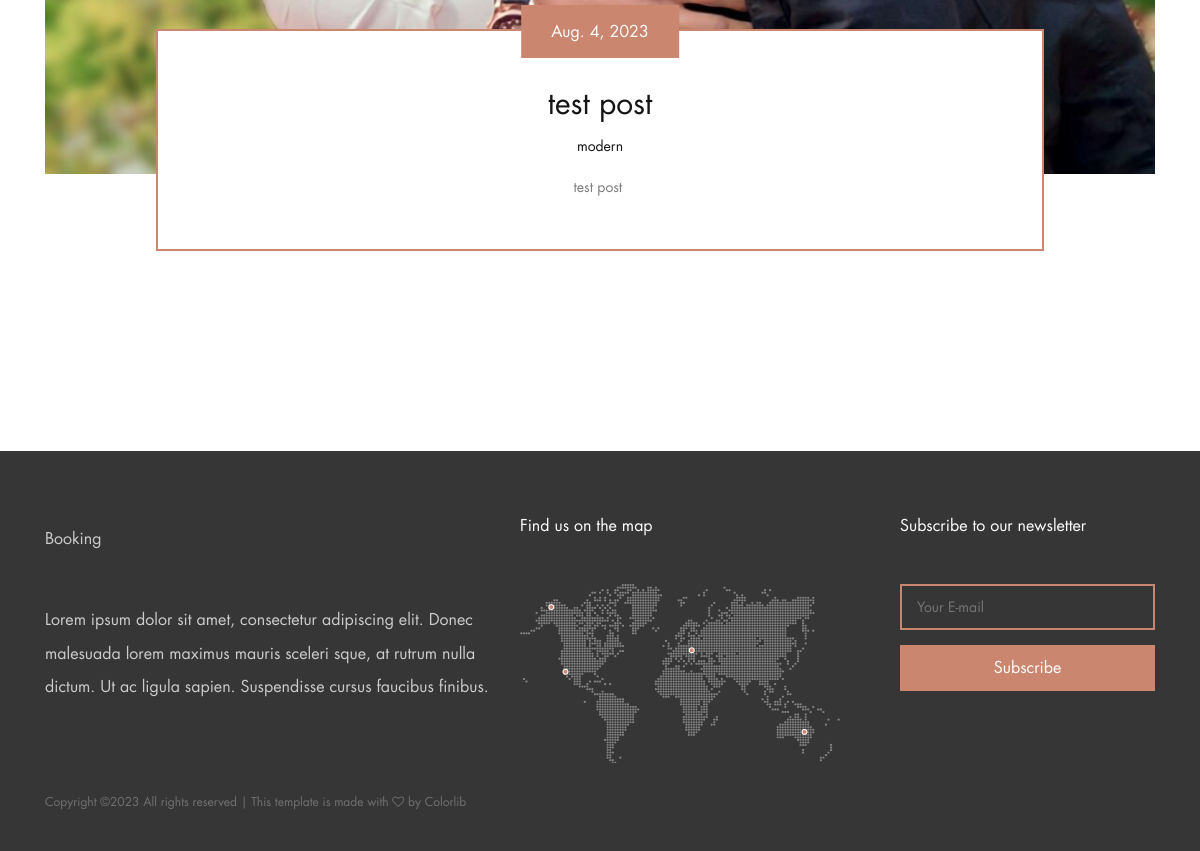
Page /blog/ (lower part) on the earlier database version.
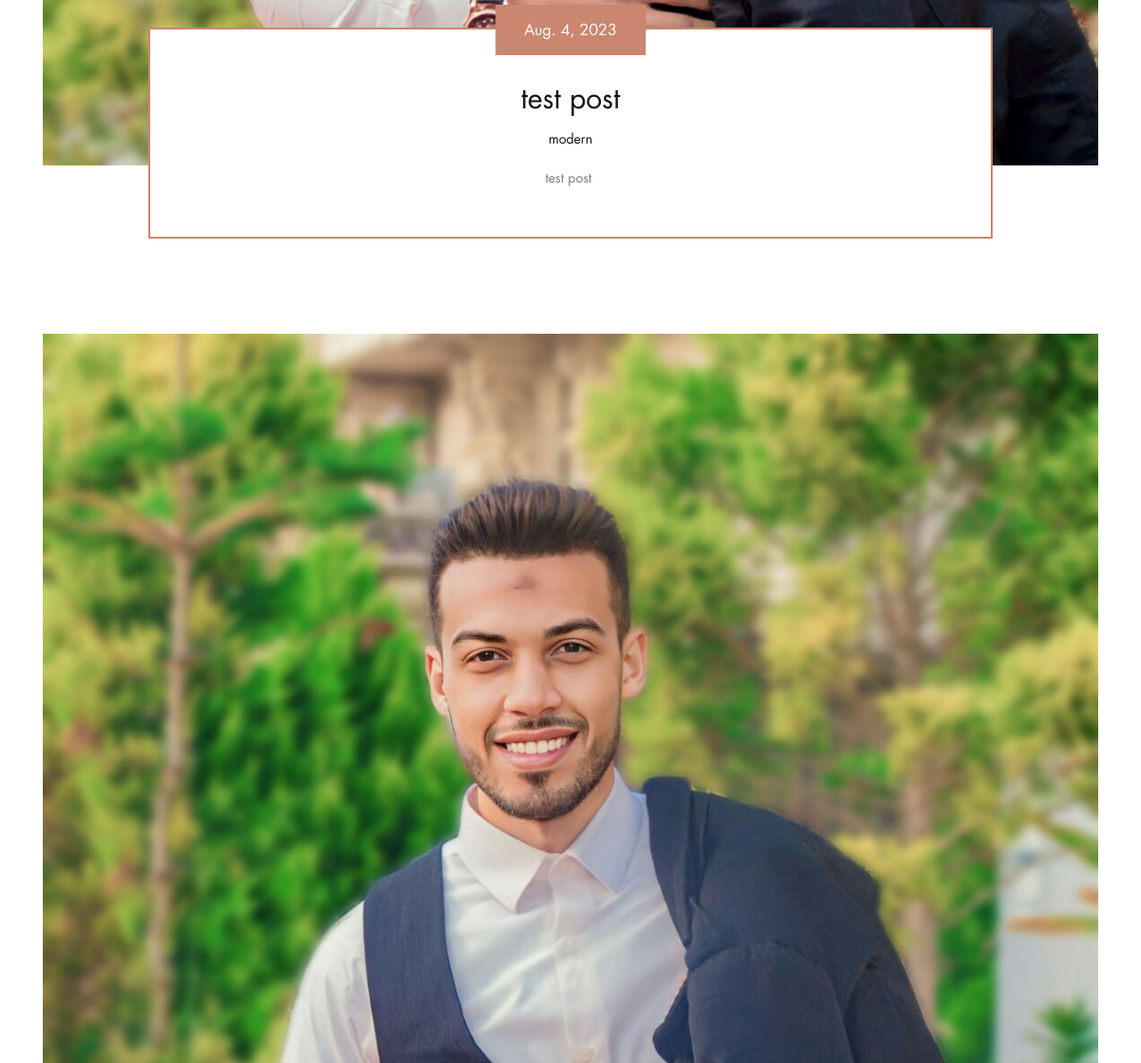
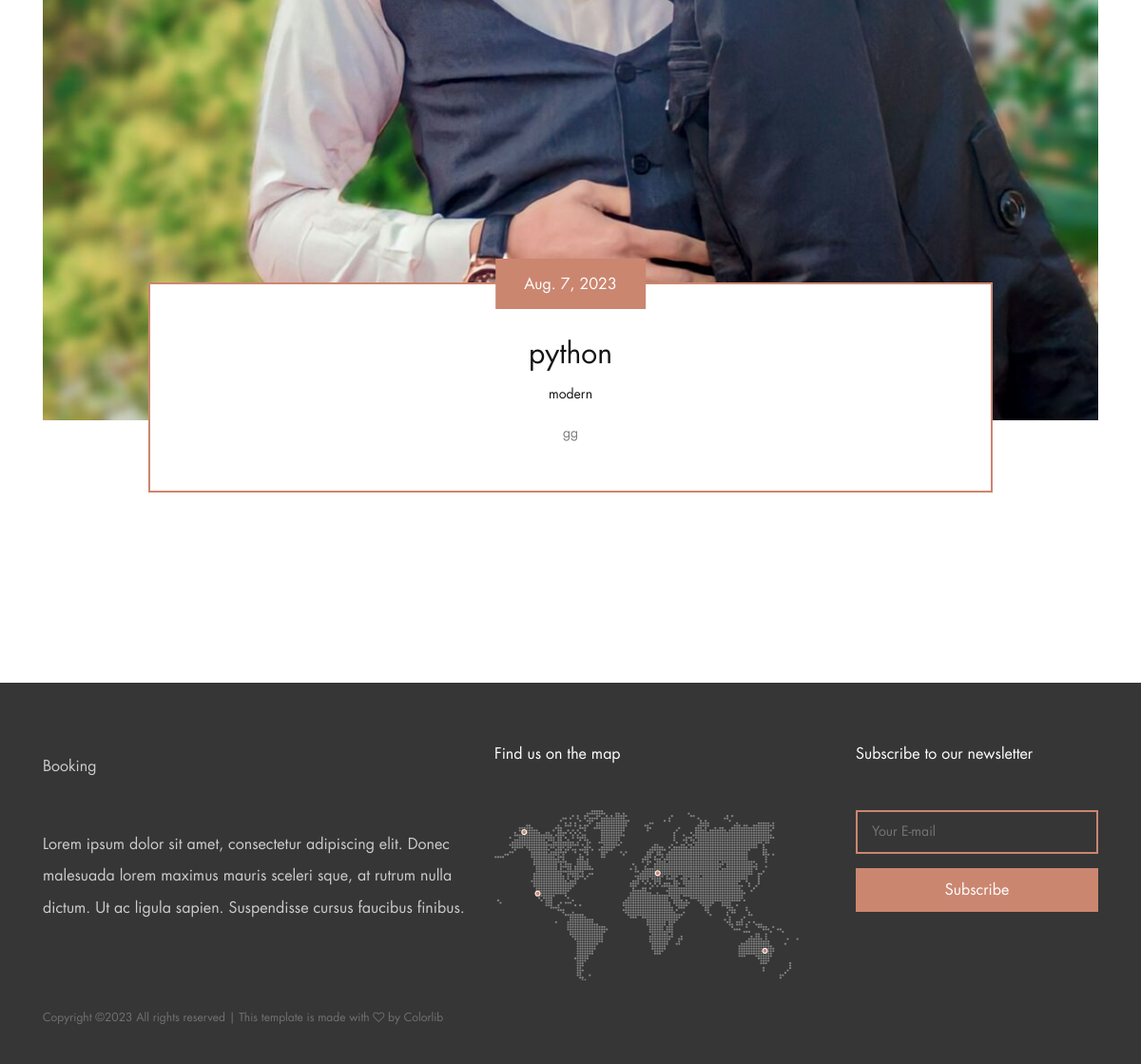
Same page on the later database version (2 pictures, top to bottom).
### blog/models.py (models this page shows, shortened)
class Post(models.Model):
    author = models.ForeignKey(User,related_name='post_author',on_delete=models.CASCADE)
    title = models.CharField(max_length=150, unique= True)
    image = models.ImageField(upload_to='post/')
    tag = TaggableManager()
    created_at = models.DateTimeField(default=timezone.now)
    residency_programme = models.TextField(max_length=10000)
    category = models.ForeignKey('Category',related_name='post_category',on_delete=models.CASCADE)
    slug = models.SlugField(null= True, blank= True)
    def get_absolute_url(self):
        return reverse("blog:post_detail", kwargs={"slug": self.slug})

class Category(models.Model):
    name = models.CharField(max_length=100)
    def __str__(self):
        return self.name

### blog/views.py (the view)
# urls.py: path('', views.post_list, name='post_list'),
def post_list(request):
    posts = Post.objects.all()
    return render(request,'blog/post_list.html', {'posts':posts })

### blog/templates/blog/post_list.html (shortened to what this page needs)
{% extends 'base.html' %}
{% load static %}
{% block body %}
    <div class="blog-area section-padding-0-100">
        <div class="container">
            <div class="row">
                <div class="col-12">
                    <div class="palatin-blog-posts">
                    {% for post in posts %}
                        <div class="single-blog-post mb-100 wow fadeInUp" data-wow-delay="100ms">
                            <div class="blog-post-thumb">
                                <img src={{post.image.url}} alt="">
                            </div>
                            <div class="post-content">
                                <a href="{{post.get_absolute_url}}" class="post-date btn palatin-btn">{{post.created_at|date}}</a>
                                <a href="{{post.get_absolute_url}}" class="post-title">{{post.title}}</a>
                                <div class=" d-flex justify-content-center">
                                    <a href="{{post.get_absolute_url}}" class="post-catagory">{{post.category}}</a>
                                </div>
                                <p>{{post.residency_programme|safe|truncatewords:2}}</p>
                            </div>
                        </div>
                    {% endfor %}
                    </div>
                </div>
                </div>
            </div>
        </div>
{% endblock body %}

### templates/base.html (shortened to what this page needs)
{% load static %}
<!DOCTYPE html>
<html lang="en">
<head>
    <link rel="stylesheet" href="{% static 'style.css' %}">
</head>
<body>
    {% block body %}
    {% endblock body %}
    <footer class="footer-area">
        <div class="container">
            <div class="row">
                <div class="col-12 col-lg-5">
                    <div class="footer-widget-area mt-50">
                        <a href="{%url 'settings:home' %}" class="d-block mb-5"><img src="{{my_footer.logo.url}}" alt=""><p>Booking</p></a>
                        <p>Lorem ipsum dolor sit amet, consectetur adipiscing elit. Donec malesuada lorem maximus mauris sceleri sque, at rutrum nulla dictum. Ut ac ligula sapien. Suspendisse cursus faucibus finibus. </p>
                    </div>
                </div>
                <div class="col-12 col-md-6 col-lg-4">
                    <div class="footer-widget-area mt-50">
                        <h6 class="widget-title mb-5">Find us on the map</h6>
                        <img src="{%static 'img/bg-img/footer-map.png' %}" alt="">
                    </div>
                </div>
                <div class="col-12 col-md-6 col-lg-3">
                    <div class="footer-widget-area mt-50">
                        <h6 class="widget-title mb-5">Subscribe to our newsletter</h6>
                        <form action="#" method="post" class="subscribe-form">
                            <input type="email" name="subscribe-email" id="subscribeemail" placeholder="Your E-mail">
                            <button type="submit">Subscribe</button>
                        </form>
                    </div>
                </div>
                <div class="col-12">
                    <div class="copywrite-text mt-30">
                        <p><a href="#">
Copyright &copy;<script>document.write(new Date().getFullYear());</script> All rights reserved | This template is made with <i class="fa fa-heart-o" aria-hidden="true"></i> by <a href="https://colorlib.com" target="_blank">Colorlib</a>
</p>
                    </div>
                </div>
            </div>
        </div>
    </footer>
</body>
</html>

### static/style.css (style rules this page uses)
* { margin: 0; padding: 0; }
body { font-family: "FuturaLT-Book"; font-size: 14px; }
h1, h2, h3, h4, h5, h6 { color: #363636; line-height: 1.3; font-weight: 400; }
p { color: #7d7d7d; font-size: 14px; line-height: 2.1; font-weight: 400; }
a, a:hover, a:focus { -webkit-transition-duration: 500ms; transition-duration: 500ms; text-decoration: none; outline: 0 solid transparent; color: #141414; font-weight: 400; font-size: 14px; }
img { height: auto; max-width: 100%; }
.mt-30 { margin-top: 30px !important; }
.mt-50 { margin-top: 50px !important; }
.mb-100 { margin-bottom: 100px !important; }
.section-padding-0-100 { padding-top: 0; padding-bottom: 100px; }
.palatin-btn { background-color: #cb8670; -webkit-transition-duration: 500ms; transition-duration: 500ms; position: relative; z-index: 1; display: inline-block; min-width: 123px; height: 53px; color: #ffffff; border: none; border-radius: 0; padding: 0 30px; font-size: 16px; line-height: 53px; text-transform: capitalize; }
.footer-area { position: relative; z-index: 1; background-color: #363636; padding-bottom: 40px; }
.footer-area .footer-widget-area p { color: #cccccc; font-size: 16px; margin-bottom: 0; }
.footer-area .footer-widget-area .widget-title { padding-top: 15px; color: #ffffff; font-weight: 400; }
.footer-area .footer-widget-area .subscribe-form { position: relative; z-index: 1; }
.footer-area .footer-widget-area .subscribe-form input { width: 100%; height: 46px; background-color: transparent; border: 2px solid #cb8670; padding: 0 15px; color: #ffffff; }
.footer-area .footer-widget-area .subscribe-form button { -webkit-transition-duration: 500ms; transition-duration: 500ms; width: 100%; height: 46px; border: none; font-size: 16px; margin-top: 15px; color: #ffffff; cursor: pointer; background-color: #cb8670; }
.footer-area .copywrite-text { position: relative; z-index: 1; }
.footer-area .copywrite-text p { margin-bottom: 0; line-height: 1.5; font-size: 12px; color: rgba(204, 204, 204, 0.4); }
.footer-area .copywrite-text p a { font-size: 12px; color: rgba(204, 204, 204, 0.4); }
.single-blog-post { position: relative; z-index: 10; }
.single-blog-post .blog-post-thumb { position: relative; z-index: 1; }
.single-blog-post .post-content { position: relative; z-index: 1; width: 80%; border: 2px solid #cb8670; padding: 50px 40px 30px; left: 10%; text-align: center; margin-top: -145px; background-color: #ffffff; }
.single-blog-post .post-content .post-date { position: absolute; left: 50%; top: -26.5px; -webkit-transform: translateX(-50%); transform: translateX(-50%); }
.single-blog-post .post-content .post-title { font-size: 30px; display: block; margin-bottom: 10px; }

### static/css/classy-nav.css (style rules this page uses)
* { margin: 0; padding: 0; }
body { font-family: "Roboto", sans-serif; }
img { height: auto; max-width: 100%; }
.justify-content-center { -webkit-box-pack: center; -ms-flex-pack: center; justify-content: center; }

Differences in the rows shown:
added Post: image (picture), created_at "Aug. 7, 2023", title "python", category "modern", residency_programme "gg"
